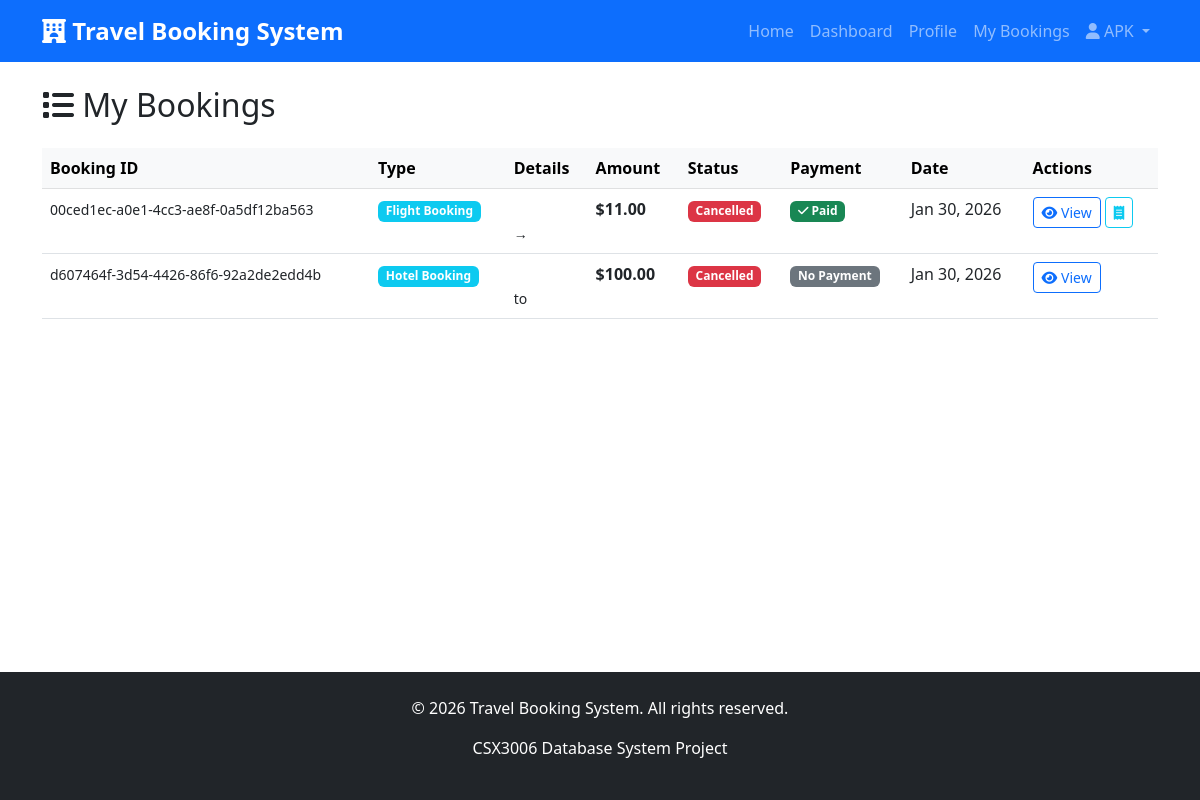
Page /bookings/my-bookings/ (signed in) on the committed database.
### accounts/models.py (models this page shows, shortened)
class User(AbstractUser):
    ROLE_CHOICES = [
        ('customer', 'Customer'),
        ('partner', 'Partner Admin'),
        ('admin', 'System Admin'),
    ]
    role = models.CharField(
        max_length=20,
        choices=ROLE_CHOICES,
        default='customer',
        help_text='User role in the system'
    )
    email = models.EmailField(
        unique=True,
        help_text='Email address (must be unique)'
    )
    phone = models.CharField(
        max_length=15,
        blank=True,
        null=True,
        help_text='Contact phone number'
    )
    created_at = models.DateTimeField(auto_now_add=True)
    updated_at = models.DateTimeField(auto_now=True)
    class Meta:
        verbose_name = 'User'
        verbose_name_plural = 'Users'
        ordering = ['-created_at']

### bookings/models.py (models this page shows, shortened)
class Booking(models.Model):
    BOOKING_TYPE_CHOICES = [
        ('hotel', 'Hotel Booking'),
        ('flight', 'Flight Booking'),
    ]
    STATUS_CHOICES = [
        ('pending', 'Pending'),
        ('confirmed', 'Confirmed'),
        ('cancelled', 'Cancelled'),
        ('completed', 'Completed'),
    ]
    booking_id = models.UUIDField(
        default=uuid.uuid4,
        editable=False,
        unique=True,
        help_text='Unique booking ID'
    )
    user = models.ForeignKey(
        User,
        on_delete=models.CASCADE,
        related_name='bookings'
    )
    booking_type = models.CharField(
        max_length=20,
        choices=BOOKING_TYPE_CHOICES,
        help_text='Type of booking'
    )
    status = models.CharField(
        max_length=20,
        choices=STATUS_CHOICES,
        default='pending',
        help_text='Booking status'
    )
    total_amount = models.DecimalField(
        max_digits=10,
        decimal_places=2,
        validators=[MinValueValidator(0)],
        help_text='Total booking amount'
    )
    notes = models.TextField(
        blank=True,
        null=True,
        help_text='Additional notes or special requests'
    )
    created_at = models.DateTimeField(auto_now_add=True)
    updated_at = models.DateTimeField(auto_now=True)
    class Meta:
        verbose_name = 'Booking'
        verbose_name_plural = 'Bookings'
        ordering = ['-created_at']

### bookings/views.py (the view, shortened to what this page needs)
# urls.py: path('my-bookings/', views.my_bookings, name='my_bookings'),
@login_required
def my_bookings(request):
    use_raw_sql = request.GET.get('raw', 'true').lower() == 'true'
    if use_raw_sql:
        from utils.db_manager import BookingQueries
        raw_bookings = BookingQueries.get_user_bookings(request.user.id)
        for booking in raw_bookings:
            if booking['booking_type'] == 'hotel':
                booking['hotel_details'] = BookingQueries.get_hotel_booking_details(booking['booking_id'])
        bookings = Booking.objects.filter(user=request.user).select_related(
            'hotel_details__hotel',
            'hotel_details__room_type',
            'flight_details__flight'
        ).prefetch_related('payment')
        context = {
            'bookings': bookings,
            'raw_bookings': raw_bookings,  # Raw SQL results
            'using_raw_sql': True,
        }
    return render(request, 'bookings/my_bookings.html', context)

### utils/db_manager.py (called while the page is built)
    @staticmethod
    def execute_query(query, params=None):
        with connection.cursor() as cursor:
            cursor.execute(query, params or [])
            columns = [col[0] for col in cursor.description]
            return [dict(zip(columns, row)) for row in cursor.fetchall()]

    @staticmethod
    def get_user_bookings(user_id):
        query = """
            SELECT
                b.booking_id,
                b.booking_type,
                b.status,
                b.total_amount,
                b.created_at,
                u.username,
                u.email
            FROM bookings_booking b
            INNER JOIN accounts_user u ON b.user_id = u.id
            WHERE u.id = %s
            ORDER BY b.created_at DESC
        """
        return DatabaseManager.execute_query(query, [user_id])

    @staticmethod
    def get_hotel_booking_details(booking_id):
        query = """
            SELECT
                hbd.id,
                hbd.check_in_date,
                hbd.check_out_date,
                hbd.number_of_rooms,
                hbd.number_of_guests,
                hbd.price_per_night,
                hbd.number_of_nights,
                h.name as hotel_name,
                h.city,
                h.star_rating,
                rt.name as room_type_name,
                rt.price_per_night as room_price
            FROM bookings_hotelbookingdetail hbd
            INNER JOIN partners_hotel h ON hbd.hotel_id = h.id
            INNER JOIN partners_roomtype rt ON hbd.room_type_id = rt.id
            WHERE hbd.booking_id = %s
        """
        result = DatabaseManager.execute_query(query, [booking_id])
        return result[0] if result else None

### templates/bookings/my_bookings.html (shortened to what this page needs)
{% extends 'base.html' %}
{% block content %}
<div class="container">
    <h2 class="mb-4"><i class="fas fa-list"></i> My Bookings</h2>
    {% if bookings %}
        <div class="table-responsive">
            <table class="table table-hover">
                <thead class="table-light">
                    <tr>
                        <th>Booking ID</th>
                        <th>Type</th>
                        <th>Details</th>
                        <th>Amount</th>
                        <th>Status</th>
                        <th>Payment</th>
                        <th>Date</th>
                        <th>Actions</th>
                    </tr>
                </thead>
                <tbody>
                    {% for booking in bookings %}
                        <tr>
                            <td><small>{{ booking.booking_id }}</small></td>
                            <td>
                                <span class="badge bg-info">
                                    {{ booking.get_booking_type_display }}
                                </span>
                            </td>
                            <td>
                                {% if booking.booking_type == 'hotel' %}
                                    <strong>{{ booking.hotel_detail.room_type.hotel.name }}</strong><br>
                                    <small>{{ booking.hotel_detail.check_in_date }} to {{ booking.hotel_detail.check_out_date }}</small>
                                {% elif booking.booking_type == 'flight' %}
                                    <strong>{{ booking.flight_detail.flight.flight_number }}</strong><br>
                                    <small>{{ booking.flight_detail.flight.origin }} → {{ booking.flight_detail.flight.destination }}</small>
                                {% endif %}
                            </td>
                            <td><strong>${{ booking.total_amount }}</strong></td>
                            <td>
                                {% if booking.status == 'pending' %}
                                    <span class="badge bg-warning">Pending</span>
                                {% elif booking.status == 'confirmed' %}
                                    <span class="badge bg-success">Confirmed</span>
                                {% elif booking.status == 'cancelled' %}
                                    <span class="badge bg-danger">Cancelled</span>
                                {% elif booking.status == 'completed' %}
                                    <span class="badge bg-info">Completed</span>
                                {% endif %}
                            </td>
                            <td>
                                {% if booking.payment %}
                                    {% if booking.payment.status == 'completed' %}
                                        <span class="badge bg-success">
                                            <i class="fas fa-check"></i> Paid
                                        </span>
                                    {% elif booking.payment.status == 'pending' %}
                                        <span class="badge bg-warning">
                                            <i class="fas fa-clock"></i> Pending
                                        </span>
                                    {% elif booking.payment.status == 'failed' %}
                                        <span class="badge bg-danger">
                                            <i class="fas fa-times"></i> Failed
                                        </span>
                                    {% elif booking.payment.status == 'refunded' %}
                                        <span class="badge bg-info">
                                            <i class="fas fa-undo"></i> Refunded
                                        </span>
                                    {% endif %}
                                {% else %}
                                    <span class="badge bg-secondary">No Payment</span>
                                {% endif %}
                            </td>
                            <td>{{ booking.created_at|date:"M d, Y" }}</td>
                            <td>
                                <a href="{% url 'bookings:booking_detail' booking.booking_id %}"
                                   class="btn btn-sm btn-outline-primary">
                                    <i class="fas fa-eye"></i> View
                                </a>
                                {% if booking.payment and booking.payment.status == 'completed' %}
                                    <a href="{% url 'payments:payment_receipt' booking.payment.payment_id %}"
                                       class="btn btn-sm btn-outline-info" target="_blank">
                                        <i class="fas fa-receipt"></i>
                                    </a>
                                {% endif %}
                            </td>
                        </tr>
                    {% endfor %}
                </tbody>
            </table>
        </div>
    {% else %}
        <div class="alert alert-info">
            <i class="fas fa-info-circle"></i> You haven't made any bookings yet.
            <a href="{% url 'bookings:hotel_search' %}" class="alert-link">Browse hotels</a> or
            <a href="{% url 'bookings:flight_search' %}" class="alert-link">search flights</a>.
        </div>
    {% endif %}
</div>
{% endblock %}

### templates/base.html (shortened to what this page needs)
<!DOCTYPE html>
<html lang="en">
<head>
    <link href="https://cdn.jsdelivr.net/npm/bootstrap@5.3.0/dist/css/bootstrap.min.css" rel="stylesheet">
    <link rel="stylesheet" href="https://cdnjs.cloudflare.com/ajax/libs/font-awesome/6.4.0/css/all.min.css">
    {% load static %}
    <link rel="stylesheet" href="{% static 'css/style.css' %}">
</head>
<body>
    <nav class="navbar navbar-expand-lg navbar-dark bg-primary">
        <div class="container">
            <a class="navbar-brand" href="{% url 'home' %}">
                <i class="fas fa-hotel"></i> Travel Booking System
            </a>
            <div class="collapse navbar-collapse" id="navbarNav">
                <ul class="navbar-nav ms-auto">
                    <li class="nav-item">
                        <a class="nav-link" href="{% url 'home' %}">Home</a>
                    </li>
                    {% if user.is_authenticated %}
                        <li class="nav-item">
                            <a class="nav-link" href="{% url 'accounts:dashboard' %}">Dashboard</a>
                        </li>
                        <li class="nav-item">
                            <a class="nav-link" href="{% url 'accounts:profile' %}">Profile</a>
                        </li>
                        <li class="nav-item">
                            <a class="nav-link" href="{% url 'bookings:my_bookings' %}">My Bookings</a>
                        </li>
                        <li class="nav-item dropdown">
                            <a class="nav-link dropdown-toggle" href="#" id="userDropdown"
                               role="button" data-bs-toggle="dropdown">
                                <i class="fas fa-user"></i> {{ user.get_full_name|default:user.username }}
                            </a>
                        </li>
                    {% endif %}
                </ul>
            </div>
        </div>
    </nav>
    <main class="py-4">
        {% block content %}{% endblock %}
    </main>
    <footer class="bg-dark text-white mt-5 py-4">
        <div class="container text-center">
            <p>&copy; 2026 Travel Booking System. All rights reserved.</p>
            <p>CSX3006 Database System Project</p>
        </div>
    </footer>
</body>
</html>

### static/css/style.css (style rules this page uses)
:root { --primary-color: #0d6efd; --secondary-color: #6c757d; --success-color: #198754; --danger-color: #dc3545; --warning-color: #ffc107; --info-color: #0dcaf0; }
body { font-family: 'Segoe UI', Tahoma, Geneva, Verdana, sans-serif; min-height: 100vh; display: flex; flex-direction: column; }
main { flex: 1; }
.btn { transition: all 0.3s; }
footer { margin-top: auto; }
.navbar-brand { font-weight: bold; font-size: 1.5rem; }

### rows in the picture
User: get_full_name "APK"
Booking: booking_id "00ced1ec-a0e1-4cc3-ae8f-0a5df12ba563", booking_type "Flight Booking", total_amount "11.00", status "Cancelled", shows "Paid", created_at "Jan 30, 2026"
Booking: booking_id "d607464f-3d54-4426-86f6-92a2de2edd4b", booking_type "Hotel Booking", total_amount "100.00", status "Cancelled", shows "No Payment", created_at "Jan 30, 2026"
